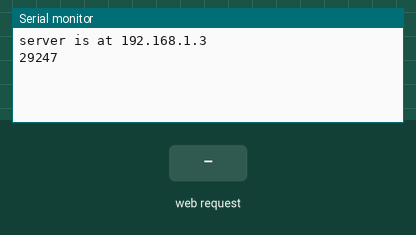
This sketch was run on a simulated Arduino Uno, built with avr-gcc and run on an emulated ATmega328P. Shown: the last lines printed to the serial monitor. The inputs (shaded band) are chosen by the test bench.

Above: at 1.2 s.
1.3 s: HTTP request GET /switch received
At 2.5 s:
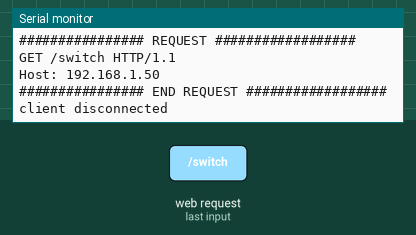
2.8 s: HTTP request GET /addled received
At 2.88 s:
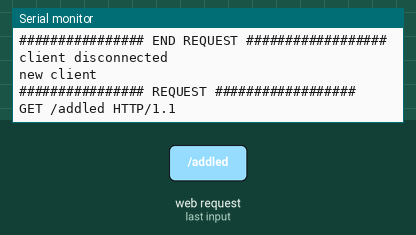
4.3 s: HTTP request GET /removeled received
At 4.38 s:
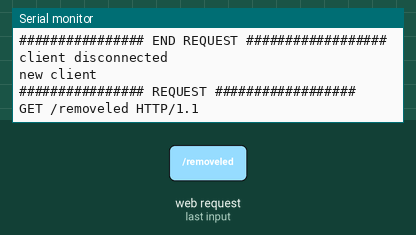
5.8 s: HTTP request GET /addcontroller received
At 5.88 s:
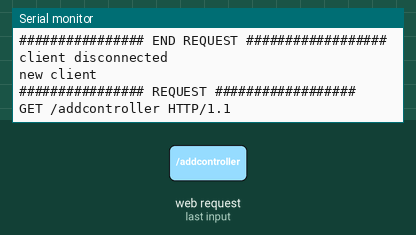
7.3 s: HTTP request GET /getconfig received
At 7.38 s:
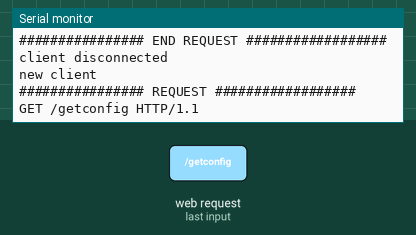

Measured:
- after the input at 1.3 s, the serial monitor: prints a new line at once (image 1)
- after the input at 2.8 s, the serial monitor: prints a new line after 0.06 s (image 2)
- after the input at 4.3 s, the serial monitor: prints a new line after 0.06 s (image 3)
- after the input at 5.8 s, the serial monitor: prints a new line after 0.06 s (image 4)
- after the input at 7.3 s, the serial monitor: prints a new line after 0.06 s (image 5)

The sketch:

server.ino
```cpp
#include <ArduinoJson.h>
#include <RTClib.h>
#include <Wire.h>
#include <SPI.h>
#include <Ethernet.h>

#include "./Const/Const.h"
#include "./CommonFunc/CommonFunc.cpp"

#include "./Led/Led.cpp"
#include "./Messaggio/Messaggio.cpp"
#include "./LedController/LedController.cpp"
#include "./Temporizzatore/Temporizzatore.cpp"
#include "./Database/Database.cpp"


//creo l'orologio
RTC_DS1307 orologio;

// Mac Address di Arduino
byte mac[] = {  0xDE, 0xAD, 0xBE, 0xEF, 0xFE, 0xED };
byte ip[] = {192, 168, 1, 3};

// Viene inizializzata la libreria Ethernet di Arduino e il webserver gira sulla porta 80
EthernetServer server(80);


Database db(&orologio);

void setup()
{
  Wire.begin();
  //inizializzo l'orologio
  orologio.begin();
  //avvisami se l'orologio non sta funzionando
  if (! orologio.isrunning())
    Serial.println(F("RTC is NOT running!"));
  //setto l'orologio all'ora di compilazione
  orologio.adjust(DateTime(F(__DATE__), F(__TIME__)));
  Serial.begin(9600);
  Ethernet.begin(mac, ip);
  server.begin();
  Serial.print(F("server is at "));
  Serial.println(Ethernet.localIP());
  Serial.println(freeRam());

}

void loop()
{
  char c;
  String request;
  int nParams;
  int* params;
  String* command;
  bool executionError, requestError, requestedConfig=false;
  // Vengono ascoltati nuovi client
  EthernetClient client = server.available();
  if (client)
  {
    Serial.println(F("new client"));
    // Finisce una richiesta HTTP
    boolean currentLineIsBlank = true;
    request ="";
    executionError=false;
    requestError=false;
    //mentre il client è connesso, scarica la richiesta
    while (client.connected())
    {
      if (client.available())
      {
        c = client.read();
        if(request.length()<NMAXPARAMS*3){
          request +=c;
        }
        // Se viene completato l'invio della richiesta HTTP, allora passo al blocco successivo
        if (c == '\n' && currentLineIsBlank)
        {
          break;
        }
        if (c == '\n') {
          currentLineIsBlank = true;
        }
        else if (c != '\r') {
          currentLineIsBlank = false;
        }
      }
    }
    //inizializzo (e quindi faccio il parsing) il messaggio
    Messaggio messaggio(request);
    Serial.println(*messaggio.returnComando());

    //esecuzione pratica dell'azione richiesta
    if ((*(messaggio.returnComando()))=="switch")
      executionError=db.cambiaStatoLed((messaggio.returnParams())[0]);
    else if ((*(messaggio.returnComando()))=="addled")
      executionError=db.addLed((messaggio.returnParams())[0]);
    else if ((*(messaggio.returnComando()))=="removeled")
      executionError=db.removeLed((messaggio.returnParams())[0]);
    else if ((*(messaggio.returnComando()))=="addcontroller")
    {
      executionError=db.addController(
        ((messaggio.returnParams())[0]),
        ((messaggio.returnParams())[1]),
        ((messaggio.returnParams())[2]),
        ((messaggio.returnParams())[3])
        );
    }
    else if ((*(messaggio.returnComando()))=="changecontrollerstate")
    {
      db.changeControllerState(messaggio.returnParams()[0]);//manca gestione errore
    }
    else if ((*(messaggio.returnComando()))=="removecontroller")
      db.deletController(messaggio.returnParams()[0]);//manca gestione errori
    else if ((*(messaggio.returnComando()))=="addtemporizzatore")
    {
        db.addTemporizzatore(//manca gestione errori
        ((messaggio.returnParams())[0]),
        ((messaggio.returnParams())[1]),
        ((messaggio.returnParams())[2]),
        ((messaggio.returnParams())[3]),
        ((messaggio.returnParams())[4]),
        ((messaggio.returnParams())[5])
      );
    }
    else if ((*(messaggio.returnComando()))=="changetemporizzatorestate")
      db.changeStateTemporizzatore(messaggio.returnParams()[0]);//manca gestione errori
    //
    else if (*(messaggio.returnComando())=="resettemporizzatore")
    {
      db.resetTemporizzatore(//manca gestione errori
        ((messaggio.returnParams())[0]),
        ((messaggio.returnParams())[1]),
        ((messaggio.returnParams())[2]),
        ((messaggio.returnParams())[3]),
        ((messaggio.returnParams())[4])
      );
    }
    else if (*(messaggio.returnComando())=="removetemporizzatore")
    {
      db.deleteTemporizzatore(//manca gestione errori
        ((messaggio.returnParams())[0])
      );
    }
    else if(*(messaggio.returnComando())=="getconfig")
    {
      requestedConfig=true;
    }
    //se il comando ricevuto non è nessuno dei precedenti
    else
    {
      requestError=true;
    }
    //invio la risposta
    if (requestError)//errore nella formulazione della richiesta
    {
      client.println(F("HTTP/1.1 400 Bad Request"));
      client.println(F("Content-Type: text/html"));
      client.println();
      client.println(F("Parametri richiesta errati"));
    }
    else if (executionError)//errore nell'esecuzione della richiesta
    {
      client.println(F("HTTP/1.1 500 Internal Server Error"));
      client.println(F("Content-Type: text/html"));
      client.println();
      client.println(F("Errore interno, impossibile portare a termine l'operazione"));
    }
    else//altrimenti, se è tutto ok
    {
      //se è stata richiesta la configurazione
      if (requestedConfig)
      {
        //mando risposta OK
        client.println(F("HTTP/1.1 200 OK"));
        client.println(F("Content-Type: application/json"));
        client.println();
        //mando il json
        //################################ SCOMMENTARE SU NUOVA BOARD ##########################
        //db.sendConfiguration(&client);
        requestedConfig=false;
      }
      else//altrimenti
      {
        //mando solo risposta OK
        client.println(F("HTTP/1.1 200 OK"));
        client.println(F("Content-Type: text/html"));
        client.println();
        client.println(F("Operazione eseguita"));
      }
    }
    // Viene chiusta la connessione
    client.stop();
    Serial.println(F("client disconnected"));
  }
  db.executeTimingFunctions();
}
```

CommonFunc.h
```cpp
#ifndef COMMONFUNC_H
#define COMMONFUNC_H

int freeRam ();

#endif
```

Const.h
```cpp
#ifndef CONST_H
#define CONST_H

#define ACCESO 1
#define SPENTO 0
#define NMAXPARAMS 30
#define NMAXLED 10
#define NDIGITALPIN 14
#define NANALOGPIN 6
#define NMAXCONTROLLERS 5


#endif
```

Database.h
```cpp
#ifndef DATABASE_H
#define DATABASE_H

#include <RTClib.h>

#include "../Led/Led.h"
#include "../LedController/LedController.h"
#include "../Temporizzatore/Temporizzatore.h"

#include "../Const/Const.h"

class Database
{
  private:
    //questo è il json che contiene i dati da mandare
    //################################ DA SCOMMENTARE SU NUOVA BOARD ######################
    /*static const int CONFIGJSONSIZE=(
                                    JSON_OBJECT_SIZE(4)
                                    +2*JSON_ARRAY_SIZE(NMAXCONTROLLERS)
                                    +JSON_ARRAY_SIZE(NMAXLED)
                                    +NMAXLED*JSON_OBJECT_SIZE(3)
                                    +NMAXCONTROLLERS*JSON_OBJECT_SIZE(5)
                                    +NMAXCONTROLLERS*JSON_OBJECT_SIZE(7)
                                    );*/
    Led *leds[NMAXLED];
    LedController *controllers[NMAXCONTROLLERS];
    bool dPinsBusy[NDIGITALPIN];
    Temporizzatore *temporizzatori[NMAXCONTROLLERS];
    RTC_DS1307 *pClock;

  public:
    Database (RTC_DS1307 *clock);

    //ritrona la posizione di un led con uno specifico pin all'interno del vettore di led,
    //se il led non c'è, ritorna -1
    int ledPosition(int pin);

    bool addLed (int pin);

    bool removeLed(int pin);

    bool cambiaStatoLed(int pin);

    bool addController(int id, int pin1, int pin2, int secondi);

    void deletController(int id);

    int controllerPosition(int id);

    void changeControllerState(int id);

    void addTemporizzatore(int id, int pin, int oraAccensione, int minutiAccensione, int oraSpegnimento, int minutiSpegnimento);

    int temporizzatorePosition(int id);

    void resetTemporizzatore(int id, int oraAccensione, int minutiAccensione, int oraSpegnimento, int minutiSpegnimento);

    void deleteTemporizzatore(int id);

    void changeStateTemporizzatore(int id);

    //############################# FUNZIONE JSON, DA SCOMMENTARE SU NUOVA BOARD #####################
    /*void sendConfiguration(EthernetClient *client)
    {
      //creo il json
      StaticJsonDocument<CONFIGJSONSIZE>(jsonDocument);
      //creo il campo temperatura ed assegno un valore di test
      jsonDocument["temperatura"]=5;
      JsonArray jsonLeds=jsonDocument.createNestedArray("leds");
      JsonArray jsonControllers=jsonDocument.createNestedArray("controllers");
      JsonArray jsonTemporizzatori=jsonDocument.createNestedArray("temporizzatori");
      //scorro l'array di led
      for (int i=0; i<NMAXLED; i++)
      {
        //se c'è un led
        if (leds[i]!=NULL)
        {
          //creo l'elemento e lo valorizzo
          JsonObject jsonLed=jsonLeds.createNestedObject();
          jsonLed["id"]=leds[i]->returnPin();
          jsonLed["stato"]=leds[i]->returnStato();
          jsonLed["busy"]=leds[i]->isBusy();
        }
      }
      //scorro l'array di controllers e temporizzatori
      for (int i=0; i<NMAXCONTROLLERS; i++)
      {
        //se c'è un controller
        if (controllers[i]!=NULL)
        {
          //creo l'oggetto e lo valorizzo
          JsonObject jsonController=jsonControllers.createNestedObject();
          jsonController["id"]=controllers[i]->returnId();
          jsonController["idled1"]=controllers[i]->returnIdLed1();
          jsonController["idled2"]=controllers[i]->returnIdLed2();
          jsonController["deltatime"]=controllers[i]->returnTime();
          jsonController["state"]=controllers[i]->returnState();
        }
        //se c'è un temporizzatore
        if (temporizzatori[i]!=NULL)
        {
          //recupero ora e minuti di accensione e spegnimento
          DateTime acc=temporizzatori[i]->returnAccensione();
          DateTime spegn=temporizzatori[i]->returnSpegnimento();
          //creo l'oggetto e lo valorizzo
          JsonObject jsonTemporizzatore=jsonTemporizzatori.createNestedObject();
          jsonTemporizzatore["id"]=temporizzatori[i]->returnId();
          jsonTemporizzatore["idled"]=temporizzatori[i]->returnIdLed();
          jsonTemporizzatore["hacc"]=acc.hour();
          jsonTemporizzatore["minacc"]=acc.minute();
          jsonTemporizzatore["hspegn"]=spegn.hour();
          jsonTemporizzatore["minspegn"]=spegn.minute();
          jsonTemporizzatore["state"]=temporizzatori[i]->returnState();
        }
      }
      //ora che il json è pronto, lo spedisco al client
      serializeJson(jsonDocument, *client);
      serializeJson(jsonDocument, Serial);
    };*/

    void executeTimingFunctions();
};


#endif
```

Led.h
```cpp
#ifndef LED_H
#define LED_H

class Led
{
    private:
      bool stato;
      int pin;
      bool busy;
    public:
      Led(int nPin);
      bool isBusy(void);
      void isBusy(bool scelta);
      void accendi(void);
      void spegni(void);
      bool returnStato(void);
      void blink(int millis);
      void cambiaStato(void);
      int returnPin(void);
};


#endif
```

LedController.h
```cpp
#ifndef LEDCONTROLLER_H
#define LEDCONTROLLER_H

#include "../Led/Led.h"

class LedController
{
  private:
    int id;
    Led *pL1;
    Led *pL2;
    int deltaTime;
    unsigned long time;
    bool state;
  public:
    LedController(int identifiativo);

    ~LedController();

    bool returnState(void);

    void setLeds(Led *ptrLed1, Led *ptrLed2);

    void setTime(int intervallo);

    void setState(bool stato);

    void changeState(void);

    void lampeggia(void);

    int returnTime(void);

    int returnId(void);

    int returnIdLed1(void);

    int returnIdLed2(void);

};

#endif
```

Messaggio.h
```cpp
#ifndef MESSAGGIO_H
#define MESSAGGIO_H

#include "../Const/Const.h"

class Messaggio{
  private:
    char mex[NMAXPARAMS*3];
    char *parsedMex;
    String comando; //il comando restituito
    int param[NMAXPARAMS]; //l'array di parametri restituiti
    int nparams;
    char *singleParam;

  public:
    Messaggio(String messaggio);
    //la funzione restituisce un indirizzo alla stringa del comando
    String* returnComando(void);
    //la funzione restituisce un  indirizzo a vettore di parametri
    int* returnParams(void);
    int returnNParams(void);
};

#endif
```

Temporizzatore.h
```cpp
#ifndef TEMPORIZZATORE_H
#define TEMPORIZZATORE_H

#include <RTClib.h>
#include "../Led/Led.h"

class Temporizzatore
{
  private:
    int id;
    Led *pL;
    DateTime *oraAccensione;
    DateTime *oraSpegnimento;
    bool state;
    long unsigned int secondiGiornoAccensione, secondiGiornoSpegnimento, secondiGiornoNow;
    RTC_DS1307 *pClock;
  public:
    Temporizzatore(int identificativo, RTC_DS1307 *clock );
    ~Temporizzatore();
    int returnId();
    int returnIdLed();
    DateTime returnAccensione();
    DateTime returnSpegnimento();
    bool returnState();
    void setLed(Led *led);
    void setAccensione(int ora, int minuti);
    void setSpegnimento(int ora, int minuti);
    void setState(bool stato);
    void changeState();
    void esegui();
};

#endif
```
